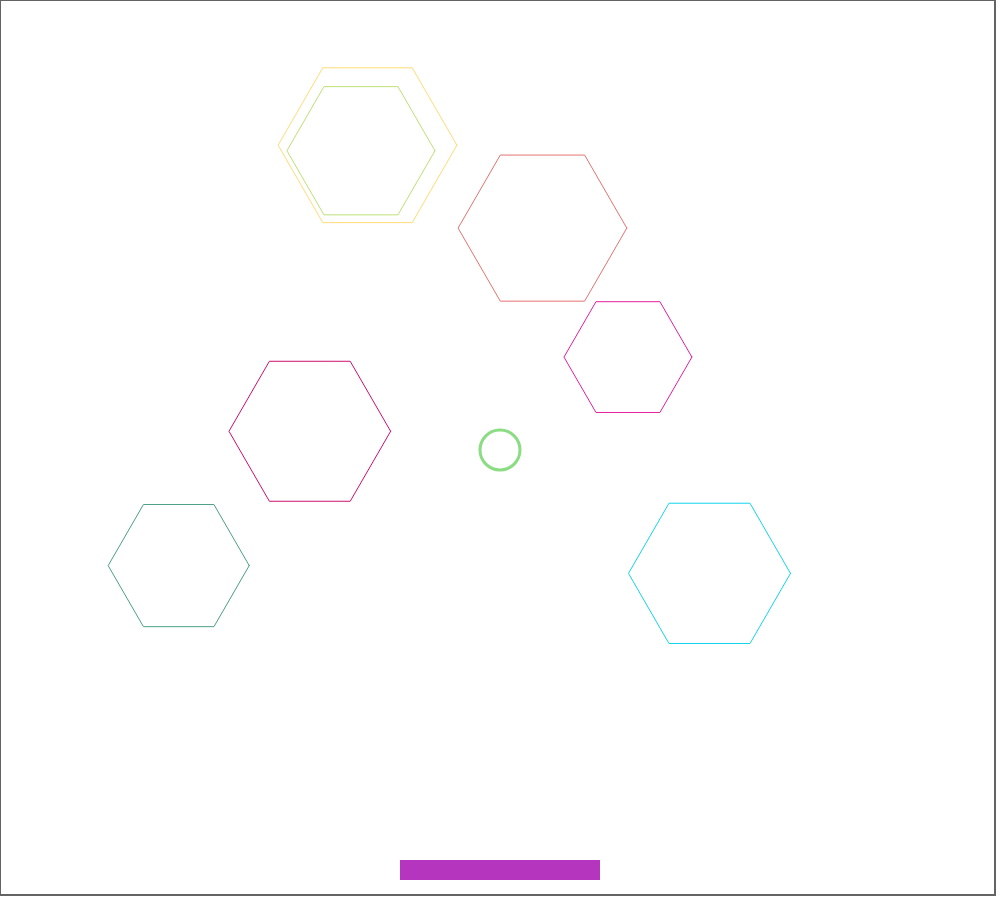
Frame 1 (no input)
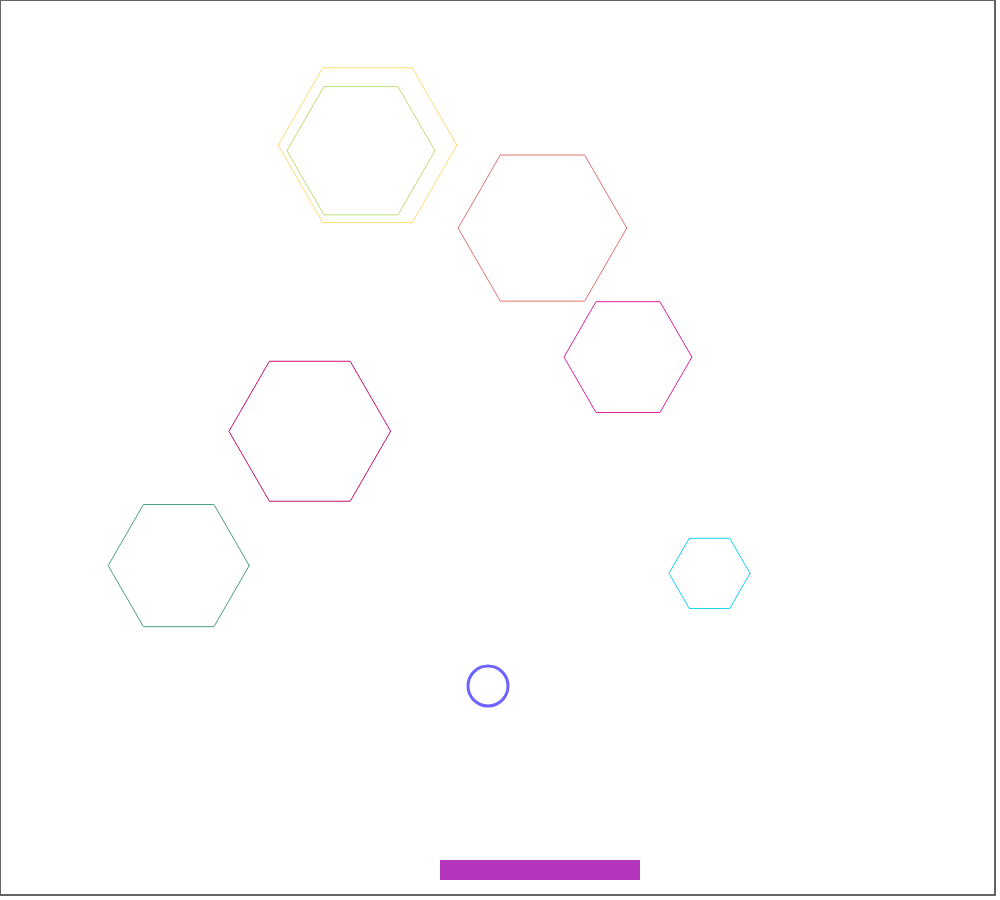
Frame 60 (no input)
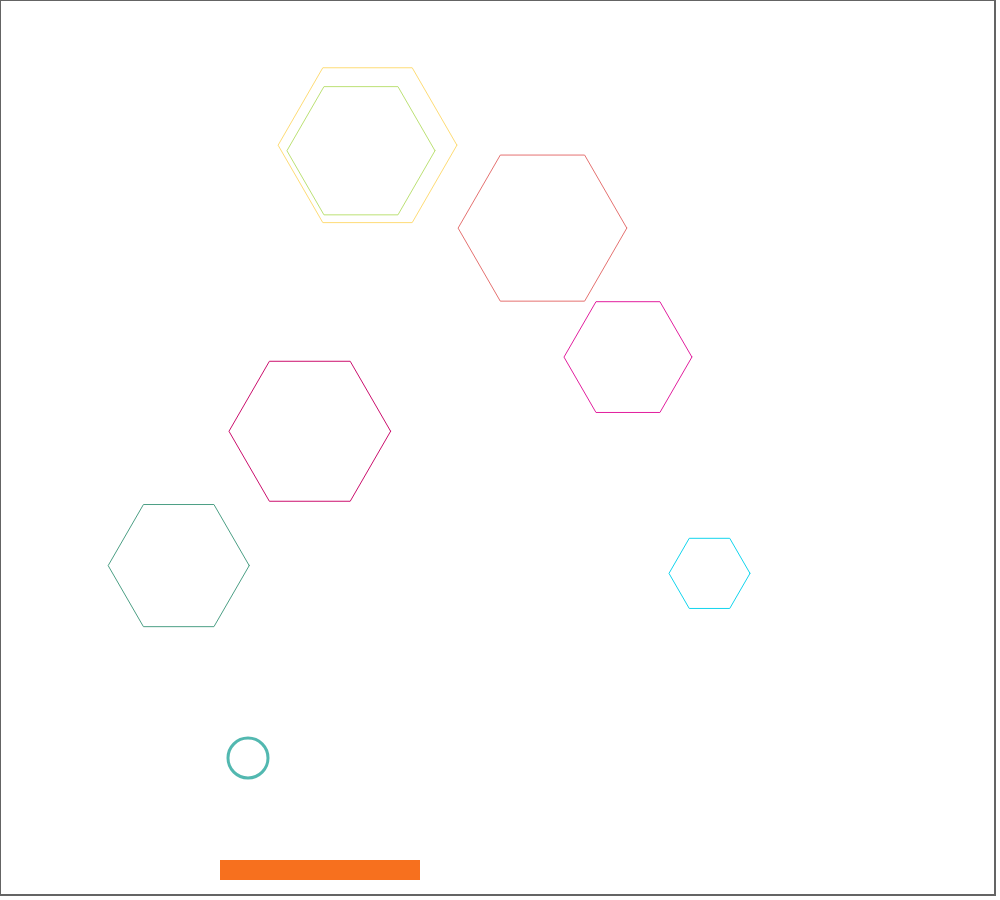
Frame 120 (the mouse pressed at the canvas centre since frame 60)

The p5.js sketch that drew these frames (run headless with seeded random() and noise() and a simulated clock; from frame 60 on, the mouse is pressed at the canvas centre):

// p5.js sketch
// ── sketch.js
// WzZzW
// This project will create a birck breaker game
// Sources link: "https://www.youtube.com/watch?v=5kEPixL8JoU"

var bar;
var ball;
var bricks = [];
var brickCount;

function setup() {
    createCanvas(window.innerWidth - 200, window.innerHeight - 100);
    
    bar = new Bar();
    ball = new Ball();
    brickCount = random(5, 15)
    for(var i = 0; i < brickCount; i++)
        bricks.push(new Brick());
}

function draw() {
    background(255);
    stroke(100);
    strokeWeight(2);
    noFill()
    rect(0, 0, width - 5, height - 5);
    
    ball.show();
    ball.update();
    
    for(var i = 0; i < bricks.length; i++){
        bricks[i].show();
        bricks[i].update();
    }
    
    bar.show();
    bar.update();
    bar.autoPlay();
    
}

function keyPressed(){
    if(key === 'a' || key === 'A')
        bar.moveToLeft = true;
    if(key === 'd' || key === 'D')
        bar.moveToRight = true;
}

function keyReleased(){
    bar.moveToLeft = false;
    bar.moveToRight = false;
}
// ── Ball.js
function Ball(){
    this.pos = createVector(width/2, height/2);
    this.radius = 20;
    this.direction = createVector(1,1);
    this.velocity = this.direction.mult(4);
    this.red = random(255);
    this.green = random(255);
    this.blue = random(255);
    this.alpha = random(150, 255);
    
    this.show = function(){
        noFill();
        stroke(this.red, this.green, this.blue, this.alpha);
        strokeWeight(3);
        ellipse(this.pos.x, this.pos.y, this.radius*2, this.radius*2);
    }
    
    this.update = function(){
        this.pos.add(this.velocity);
        
        // Check edge
        // TOP - RIGHT - BOTTOM - LEFT
        if(this.pos.y <= this.radius){
            this.direction.y *= -1;
            this.changColor();
        }
        else if(this.pos.x >= width - this.radius){
            this.direction.x *= -1;
            this.changColor();
        }
        else if(this.pos.y >= height - this.radius){
            this.direction.y *= -1;
            this.changColor();
        }
        else if(this.pos.x <= this.radius){
            this.direction.x *= -1;
            this.changColor();
        }
        
        // Check bar
        if(this.pos.x >= bar.pos.x - this.radius && this.pos.x <= bar.pos.x + bar.w + this.radius)
            if(this.pos.y <= bar.pos.y && this.pos.y >= bar.pos.y - this.radius)
                if(this.direction.y > 0){
                    this.direction.y *= -1;
                    bar.red = random(255);
                    bar.green = random(255);
                    bar.blue = random(255);
                    this.changColor();
                }
        
        // Check bricks
        for(var i = 0; i < brickCount; i++){
            if(bricks[i].beingHit()){
                bricks[i].shrink();
                if(random(2) < 1)
                    this.direction.x *= -1;
                else
                    this.direction.y *= -1;
                this.changColor();
            }
        }
    }
    
    this.changColor = function(){
        this.red = random(255);
        this.green = random(255);
        this.blue = random(255);
        this.alpha = random(150, 255);
    }
               
    
}
               

// ── Bar.js
function Bar(){
    this.w = 200;
    this.h = 20;
    this.moveToLeft = false;
    this.moveToRight = false;
    this.buffer = 10;
    this.red = random(0, 255);
    this.green = random(0, 255);
    this.blue = random(0, 255);
    
    this.pos = createVector(width/2 - this.w/2, height - 40);
    
    this.show = function(){
        noStroke();
        fill(this.red,this.green,this.blue);
        rect(this.pos.x,this.pos.y,this.w,this.h);
    }
    
    this.update = function(){
        if(this.moveToLeft)
            this.pos.x -= this.buffer;
        if(this.moveToRight)
            this.pos.x += this.buffer;
        if(this.pos.x < 0)
            this.pos.x = 0;
        if(this.pos.x + this.w > width)
            this.pos.x = width - this.w;
    }
    
    this.autoPlay = function(){
        if(ball.pos.x <= this.pos.x + ball.radius)
            this.pos.x -= this.buffer;
        else if(ball.pos.x >= this.pos.x + this.w - ball.radius)
            this.pos.x += this.buffer;
    }
    
    
    
}
// ── Brick.js
function Brick(){
    this.x = random(100, width - 100);
    this.y = random(100, height - 100);
    this.radius = random(60, 90);
    this.totalAngle = 6;
    this.hitCount = 0;
    this.red = random(255);
    this.green = random(255);
    this.blue = random(255);
    
    this.show = function(){
        noFill();
        stroke(this.red,this.green,this.blue);
        strokeWeight(1);
        push();
        translate(this.x, this.y);
        beginShape();
        for(var i = 0; i < this.totalAngle; i++){
            let angle = map(i, 0, this.totalAngle, 0, TWO_PI);
            var x = this.radius * cos(angle);
            var y = this.radius * sin(angle);
            vertex(x,y);
        }
        endShape(CLOSE);
        pop();
    }
    
    this.update = function(){
        if(this.hitCount == 2){
            this.reCreate();
        }
    }
    
    this.shrink = function(){
        this.radius /= 2;
        this.hitCount ++;
    }
    
    this.reCreate = function(){
        this.x = random(100, width - 100);
        this.y = random(100, height - 100);
        this.radius = random(20,80);
        this.hitCount = 0;
        this.red = random(255);
        this.green = random(255);
        this.blue = random(255);
    }
    
    this.beingHit = function(){
        var distance = dist(ball.pos.x, ball.pos.y, this.x, this.y);
        if(distance < ball.radius + this.radius)    
            return true;
        return false;
    }
}
